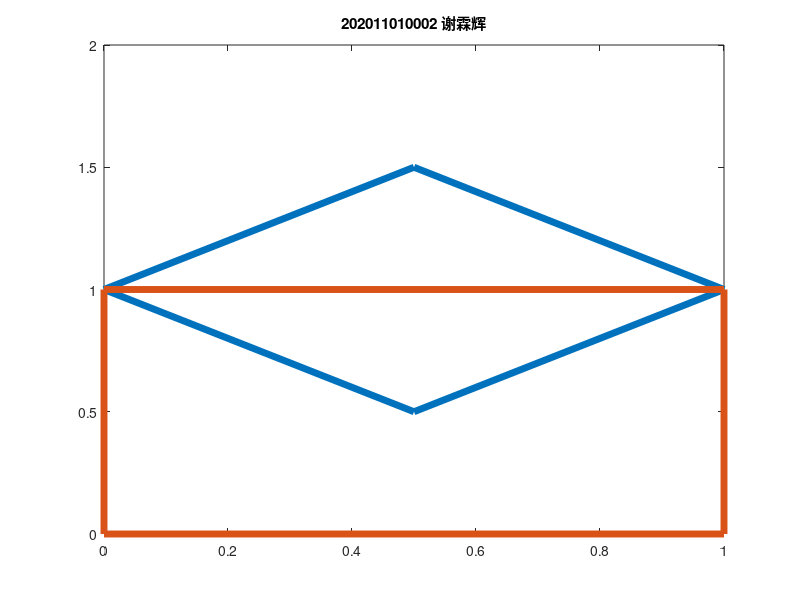

Here is the MATLAB script that generated this plot:
clear;
x=[0,0.5,1,0.5,0];
y=[1,1.5,1,0.5,1];
plot(x,y,'linewidth',5);
title("202011010002 谢霖辉");
hold on;
x=[0,1,1,0,0];
y=[1,1,0,0,1];
plot(x,y,'linewidth',5);
